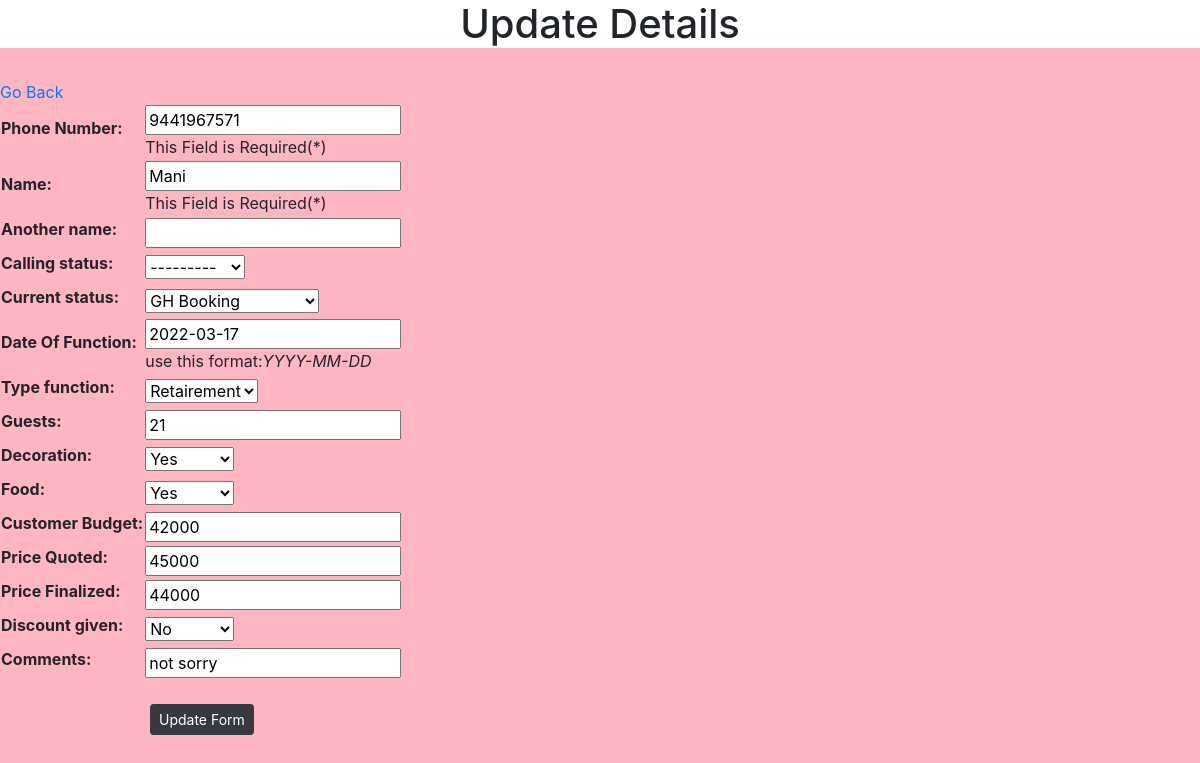
/WA/Report/WA/update/27, run on the app's committed database.
### WebApp/models.py (models this page shows)
class Web_Model(models.Model):
    id=models.AutoField(primary_key=True)
    Phone_Number=models.PositiveIntegerField(unique=True,help_text=" This Field is Required(*)")
    Name=models.CharField(max_length=30,help_text=" This Field is Required(*)")
    Another_name=models.CharField(max_length=30,blank=True)
    choises=('Follow-Up','Follow-Up'),('New','New')
    Calling_status=models.CharField(max_length=20,choices=choises,blank=True)
    roles=('Follow Up','Follow-Up'),('Booked SomeWhere','Booked Somewhere'),('Not Interested','Not Interested'),('Need Something','Need Something'),('GH Booking','GH Booking')
    Current_status=models.CharField(max_length=20,choices=roles,blank=True)
    Date_Of_Function=models.DateField(blank=True,null=True,help_text='use this format:<em>YYYY-MM-DD</em>')
    options=('Wedding','Wedding'),('Prewedding','Prewedding'),('Retairement','Retairement'),('Shooting','Shooting'),('Mics','Mics')
    type_function=models.CharField(max_length=20,choices=options,blank=True)
    Guests=models.PositiveIntegerField(blank=True,null=True)
    Dec_choises=('Yes','Yes'),('No','No')
    Decoration=models.CharField(max_length=10,choices=Dec_choises,blank=True)
    Food_choises=('Yes','Yes'),('No','No')
    Food=models.CharField(max_length=10,choices=Food_choises,blank=True)
    Customer_Budget=models.CharField(max_length=10,blank=True)
    Price_Quoted=models.CharField(max_length=30,blank=True)
    Price_Finalized=models.CharField(max_length=30,blank=True)
    Discount=('Yes','Yes'),('No','No')
    Discount_given=models.CharField(max_length=10,choices=Discount,blank=True)
    Comments=models.CharField(max_length=100,blank=True)
    Added_Into_System=models.DateTimeField(auto_now=True)

### WebApp/views.py (the view, shortened to what this page needs)
# urls.py: path('Report/WA/update/<int:id>',Update),
def Update(request,id):
    Form_data=Web_Model.objects.get(id=id)
    update_form=Web_Modelform(instance=Form_data)
    update_data={'update_form':update_form}
    return render(request,'update.html',update_data)

### WebApp/forms.py
class Web_Modelform(forms.ModelForm):
    class Meta:
        model=Web_Model
        fields='__all__'

### templates/update.html (shortened to what this page needs)
<!DOCTYPE html>
<html lang="en">
<head>
    <link rel="stylesheet" href="https://maxcdn.bootstrapcdn.com/bootstrap/4.0.0/css/bootstrap.min.css">
</head>
<body style="background-color:lightpink;">
    <h1 style="background-color: white; text-align: center;">
    Update Details
    </h1><br>
    <a href="http://127.0.0.1:8000/WA/Report/">Go Back</a>
    <form method="POST">
        <table>
            {{update_form.as_table}}
        </table><br>
        <button name="submit" value="submit" class="btn btn-dark btn-sm" style="position: absolute;left: 150px;">Update Form</button>
    </form>
</body>
</html>

### data on the page
Web_Model: Phone_Number "9441967571", Name "Mani", Calling_status "---------", Current_status "GH Booking", Date_Of_Function "2022-03-17", type_function "Retairement", Guests "21", Decoration "Yes", Food "Yes", Customer_Budget "42000", Price_Quoted "45000", Price_Finalized "44000", Discount_given "No", Comments "not sorry"
